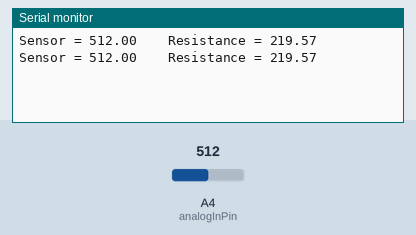
Recording of a sketch running on a simulated Arduino Uno, built with avr-gcc and run on an emulated ATmega328P. Parts: the last lines printed to the serial monitor. The test bench sets the inputs (shaded band); at power-on: A4 (analogInPin) = 512.

Above: at 1.8 s.
1.9 s: A4 (analogInPin) set to 0
At 2.8 s:
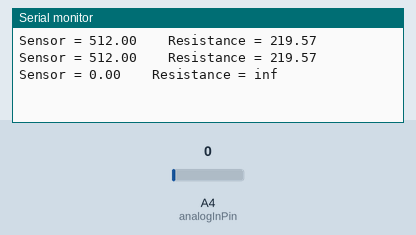
4.5 s: A4 (analogInPin) set to 122
At 5.8 s:
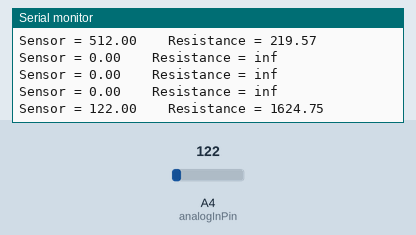

Measured:
- after the input at 1.9 s, the serial monitor: prints a new line after 0.10 s (image 1)
- after the input at 4.5 s, the serial monitor: prints a new line after 0.51 s (image 2)

The sketch:

OhmMeter.ino
```cpp
  int analogInPin = A4;
  float sensorValue = 0, Rref = 220.0, Rtest;

void setup() {
  Serial.begin(9600);
}

void loop() {
  sensorValue = analogRead(analogInPin);
  Rtest = Rref * (1023.0-sensorValue)/sensorValue;
  Serial.print("Sensor = ");
  Serial.print(sensorValue);
  Serial.print("    Resistance = ");
  Serial.println(Rtest);
  delay(1000);

}
```
